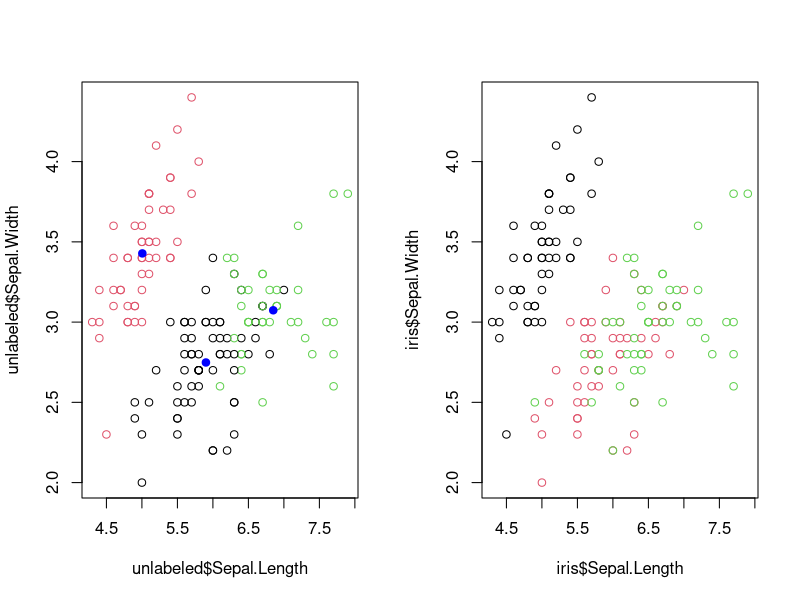
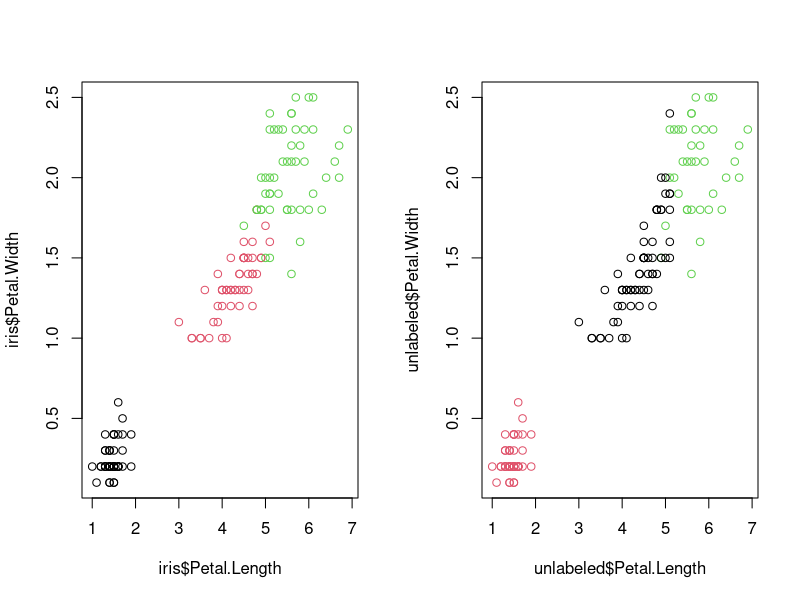

Write R code to recreate these figures, in order.

# K-Means Clustering 

# Load InBuild IRIS DataSet 
data("iris")

#Create a copy of the data set and 
#remove the labels
unlabeled <- iris
str(unlabeled)

#Remove Lable from the Temparory DataSet
unlabeled$Species <- NULL
str(unlabeled)

# Create Cluster
result <- kmeans(unlabeled,centers = 3)
result
# Size Of Cluster
result$size

# Cluster
result$cluster

# Visualize the result 
# Dividing plot window for displaying two graphs
par(mfrow=c(1,2))
#plot the sepal length and sepal width
#color according to the cluster
plot(unlabeled$Sepal.Length,unlabeled$Sepal.Width,col=result$cluster)
#draw the point for the center of each 
#cluster
points(result$centers,pch=19,col="blue")
#plot the original data
plot(iris$Sepal.Length,iris$Sepal.Width,col=iris$Species)
#lets plot petal length nstead
#par(mfrow=c(2,4))
plot(iris$Petal.Length,iris$Petal.Width,col=iris$Species)
plot(unlabeled$Petal.Length,unlabeled$Petal.Width,col=result$cluster)
result$cluster


# Validating the result
table(iris$Species,result$cluster)
 
result

